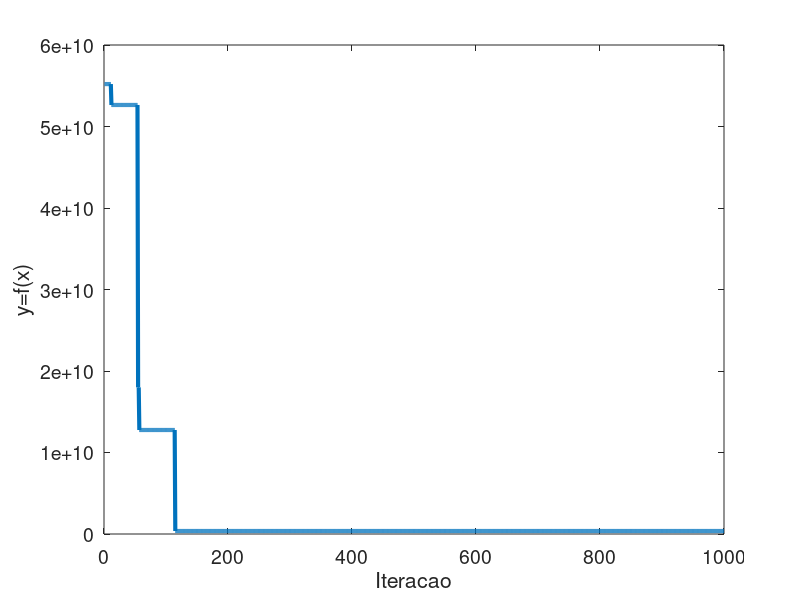
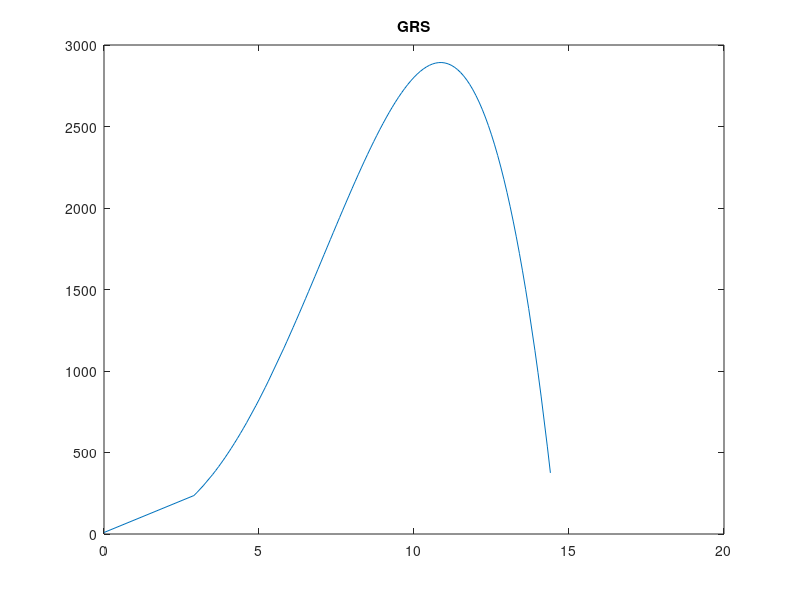

The MATLAB script that drew these images, in order:
% Implementacao do algoritmo de busca aleatoria GLOBAL (GRS, global random search)
% para encontrar o maximo/minimo de funcoes de 1 variavel
%       f(x) = x^2,   0 < x < 31;
%       f(x) = x*sin(10*pi*x)+1,  -1 < x < 2.
%
% Autor: Guilherme A. Barreto
% Data: 29/11/2017

clear; clc; close all;

pkg load statistics
load aerogerador.dat
v=aerogerador(:,1);
P=aerogerador(:,2);

%%% Parametros do GRS
Ng=1000;   % Numero de iteracoes

% funcao=2;  % Escolhe funcao-objetivo

% Escolhe limites do dominio de x
% if funcao==1,
% 	limites=[0 31];   % Limites do intervalo para funcao: F=x^2
% else    limites=[-1 2];   % Limites do intervalo de busca para funcao: F=x*sin(10*pi*x)+1;
% end

%%%%%%%%%%% Grafico da funcao a ser otimizada
% x=limites(1):0.01:limites(2);  % Dominio de x discretizado em incrementos de 0.1
% f_opt=func_objetivo1D(x,funcao);  % Avalia solucao inicial
%figure; plot(x,f_opt,'k-');
%hold on
%%%%%%%%%%%

limites=[-6 11];
k = 4;
x_best=(unifrnd(limites(1), limites(2), 1, k+1)); 	% Gera solucao inicial dentro do intervalo permitido
% x_best=[-6.7670e-02   1.4339e+00  -5.0036e+00   1.0373e+01  -3.9133e-01]
% x_best=[-0.1521   1.6590  -0.4391  -4.2518  -3.2364]
% B=polyfit(v, P, k_best);
ypred = polyval(x_best, v);  % Avalia solucao candidata
y = P;
erro = y - ypred;
SEQ = sum(erro.^2);

Fbest=SEQ;
Fcand=Fbest
% Fbest=func_objetivo1D(x_best,funcao);  % Avalia solucao inicial

cands = [];
% t = 1;
%pause(2);
%%% Roda GRS por Ng geracoes
for t=1:Ng,
% while (Fcand > 1)
    % iteracao=t;

    x_cand=(unifrnd(limites(1), limites(2), 1, k+1));
    cands = [cands; x_cand];
    ypred = polyval(x_cand, v);
    erro = y - ypred;
    SEQ = sum(erro.^2); % Gera solucao candidata

    Fcand=SEQ;

    % Avalia solucao candidata
    if Fcand<Fbest,	% Se x_cand produz melhor resultado que x_best
        x_best=x_cand;  % x_cand vira "melhor solucao ate o momento"
        Fbest=Fcand;
    end

    % plot(x_best,Fbest,'ro');  %%% Plota melhor solucao (solucoes intermediarias)
    % t++;
    aptidao(t)=Fbest;
end
% endwhile

x_best, Fbest

%plot(x_best,Fbest,'b^');  %%% Plota melhor solucao
%hold off

figure; plot(aptidao,'linewidth',3);
xlabel('Iteracao'); ylabel('y=f(x)');
set(gca, "fontsize", 14);



figure; plot(v,ypred);  %%% Plota solucao final
title("GRS");
